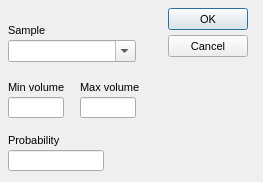
<?xml version="1.0"?>
<ui version="4.0">
  <class>AmbientSoundElementDialog</class>
  <widget class="QDialog" name="IDD_AMBIENTSOUNDELEMENT">
    <property name="geometry">
      <rect>
        <x>0</x>
        <y>0</y>
        <width>263</width>
        <height>182</height>
      </rect>
    </property>
    <property name="windowTitle">
      <string>Ambient Sound Element</string>
    </property>
    <property name="font">
      <font>
        <family>Liberation Sans</family>
        <pointsize>8</pointsize>
        <bold>false</bold>
        <italic>false</italic>
      </font>
    </property>
    <property name="enabled">
      <bool>true</bool>
    </property>
    <property name="windowFlags">
      <set>Qt::Dialog|Qt::WindowCloseButtonHint</set>
    </property>
    <property name="minimumSize">
      <size>
        <width>263</width>
        <height>182</height>
      </size>
    </property>
    <property name="maximumSize">
      <size>
        <width>263</width>
        <height>182</height>
      </size>
    </property>
    <widget class="QPushButton" name="IDOK">
      <property name="geometry">
        <rect>
          <x>168</x>
          <y>8</y>
          <width>80</width>
          <height>22</height>
        </rect>
      </property>
      <property name="text">
        <string>OK</string>
      </property>
      <property name="visible">
        <bool>true</bool>
      </property>
      <property name="enabled">
        <bool>true</bool>
      </property>
      <property name="default">
        <bool>true</bool>
      </property>
      <property name="autoDefault">
        <bool>true</bool>
      </property>
    </widget>
    <widget class="QLabel" name="IDC_STATIC">
      <property name="geometry">
        <rect>
          <x>8</x>
          <y>24</y>
          <width>104</width>
          <height>16</height>
        </rect>
      </property>
      <property name="text">
        <string>Sample</string>
      </property>
      <property name="visible">
        <bool>true</bool>
      </property>
      <property name="enabled">
        <bool>true</bool>
      </property>
      <property name="alignment">
        <set>Qt::AlignLeft</set>
      </property>
    </widget>
    <widget class="QPushButton" name="IDCANCEL">
      <property name="geometry">
        <rect>
          <x>168</x>
          <y>35</y>
          <width>80</width>
          <height>22</height>
        </rect>
      </property>
      <property name="text">
        <string>Cancel</string>
      </property>
      <property name="visible">
        <bool>true</bool>
      </property>
      <property name="enabled">
        <bool>true</bool>
      </property>
      <property name="default">
        <bool>false</bool>
      </property>
      <property name="autoDefault">
        <bool>false</bool>
      </property>
    </widget>
    <widget class="QComboBox" name="IDC_ASE_SOUND_LIST">
      <property name="maxVisibleItems">
        <number>8</number>
      </property>
      <property name="geometry">
        <rect>
          <x>8</x>
          <y>40</y>
          <width>128</width>
          <height>22</height>
        </rect>
      </property>
      <property name="visible">
        <bool>true</bool>
      </property>
      <property name="enabled">
        <bool>true</bool>
      </property>
      <property name="editable">
        <bool>true</bool>
      </property>
    </widget>
    <widget class="QLabel" name="IDC_STATIC_2">
      <property name="geometry">
        <rect>
          <x>8</x>
          <y>81</y>
          <width>64</width>
          <height>16</height>
        </rect>
      </property>
      <property name="text">
        <string>Min volume</string>
      </property>
      <property name="visible">
        <bool>true</bool>
      </property>
      <property name="enabled">
        <bool>true</bool>
      </property>
      <property name="alignment">
        <set>Qt::AlignLeft</set>
      </property>
    </widget>
    <widget class="QLabel" name="IDC_STATIC_3">
      <property name="geometry">
        <rect>
          <x>80</x>
          <y>81</y>
          <width>64</width>
          <height>16</height>
        </rect>
      </property>
      <property name="text">
        <string>Max volume</string>
      </property>
      <property name="visible">
        <bool>true</bool>
      </property>
      <property name="enabled">
        <bool>true</bool>
      </property>
      <property name="alignment">
        <set>Qt::AlignLeft</set>
      </property>
    </widget>
    <widget class="QLineEdit" name="IDC_MIN_VOLUME">
      <property name="geometry">
        <rect>
          <x>8</x>
          <y>97</y>
          <width>56</width>
          <height>21</height>
        </rect>
      </property>
      <property name="visible">
        <bool>true</bool>
      </property>
      <property name="enabled">
        <bool>true</bool>
      </property>
    </widget>
    <widget class="QLineEdit" name="IDC_ASE_MAX_VOLUME">
      <property name="geometry">
        <rect>
          <x>80</x>
          <y>97</y>
          <width>56</width>
          <height>21</height>
        </rect>
      </property>
      <property name="visible">
        <bool>true</bool>
      </property>
      <property name="enabled">
        <bool>true</bool>
      </property>
    </widget>
    <widget class="QLabel" name="IDC_STATIC_4">
      <property name="geometry">
        <rect>
          <x>8</x>
          <y>134</y>
          <width>88</width>
          <height>16</height>
        </rect>
      </property>
      <property name="text">
        <string>Probability</string>
      </property>
      <property name="visible">
        <bool>true</bool>
      </property>
      <property name="enabled">
        <bool>true</bool>
      </property>
      <property name="alignment">
        <set>Qt::AlignLeft</set>
      </property>
    </widget>
    <widget class="QLineEdit" name="IDC_ASE_PROBABILITY">
      <property name="geometry">
        <rect>
          <x>8</x>
          <y>150</y>
          <width>96</width>
          <height>21</height>
        </rect>
      </property>
      <property name="visible">
        <bool>true</bool>
      </property>
      <property name="enabled">
        <bool>true</bool>
      </property>
    </widget>
    <action name="IDD_ORPHANHUNTER">
      <property name="text">
        <string>Orphan Hunter</string>
      </property>
    </action>
    <action name="IDD_REORDER_PAGES">
      <property name="text">
        <string>Reorder Net Pages</string>
      </property>
    </action>
    <action name="IDD_SHOW_ALL_CHECKED_OUT">
      <property name="text">
        <string>Show All Pages Checked Out</string>
      </property>
    </action>
    <action name="IDM_IMPORT_BITMAP">
      <property name="text">
        <string>Bitmap/Animation Converter...</string>
      </property>
    </action>
    <action name="ID_APP_ABOUT">
      <property name="text">
        <string>&amp;About editor...</string>
      </property>
    </action>
    <action name="ID_APP_EXIT">
      <property name="text">
        <string>E&amp;xit</string>
      </property>
      <property name="shortcut">
        <string>Alt+X</string>
      </property>
    </action>
    <action name="ID_BRIEFING_EDITOR">
      <property name="text">
        <string>Briefing Editor...</string>
      </property>
    </action>
    <action name="ID_BUTTON_LIGHTING">
      <property name="text">
        <string>ID_BUTTON_LIGHTING</string>
      </property>
    </action>
    <action name="ID_BUTTON_OUTLINE">
      <property name="text">
        <string>ID_BUTTON_OUTLINE</string>
      </property>
    </action>
    <action name="ID_BUTTON_WINDOWSELECTION">
      <property name="text">
        <string>ID_BUTTON_WINDOWSELECTION</string>
      </property>
    </action>
    <action name="ID_D3HELP">
      <property name="text">
        <string>Help on D3 Editor</string>
      </property>
    </action>
    <action name="ID_EDITORS_AIPROPERTIES">
      <property name="text">
        <string>AI Properties...</string>
      </property>
    </action>
    <action name="ID_EDITORS_AMBIENTSOUNDS">
      <property name="text">
        <string>Ambient Sounds...</string>
      </property>
    </action>
    <action name="ID_EDITORS_DALLAS">
      <property name="text">
        <string>Dallas Graphical Script Editor...</string>
      </property>
    </action>
    <action name="ID_EDITORS_FILES">
      <property name="text">
        <string>Files...</string>
      </property>
    </action>
    <action name="ID_EDITORS_MEGACELLS">
      <property name="text">
        <string>Megacells...</string>
      </property>
    </action>
    <action name="ID_EDIT_ADDSELECT">
      <property name="text">
        <string>Add Current Room to Selected List</string>
      </property>
    </action>
    <action name="ID_EDIT_ATTACH">
      <property name="text">
        <string>&amp;Attach</string>
      </property>
    </action>
    <action name="ID_EDIT_CLEARSELECTED">
      <property name="text">
        <string>Clear Selected List</string>
      </property>
    </action>
    <action name="ID_EDIT_COPY">
      <property name="text">
        <string>&amp;Copy</string>
      </property>
      <property name="shortcut">
        <string>Ctrl+Ins</string>
      </property>
    </action>
    <action name="ID_EDIT_CUT">
      <property name="text">
        <string>Cu&amp;t</string>
      </property>
      <property name="shortcut">
        <string>Shift+Del</string>
      </property>
    </action>
    <action name="ID_EDIT_DELETE">
      <property name="text">
        <string>&amp;Delete</string>
      </property>
    </action>
    <action name="ID_EDIT_LOADSCRAP">
      <property name="text">
        <string>Load Scrap from Disk</string>
      </property>
    </action>
    <action name="ID_EDIT_PASTE">
      <property name="text">
        <string>&amp;Paste</string>
      </property>
      <property name="shortcut">
        <string>Shift+Ins</string>
      </property>
    </action>
    <action name="ID_EDIT_PLACE">
      <property name="text">
        <string>&amp;Place in Mine</string>
      </property>
    </action>
    <action name="ID_EDIT_PLACE_TERRAIN">
      <property name="text">
        <string>&amp;Place on Terrain</string>
      </property>
    </action>
    <action name="ID_EDIT_REMOVESELECT">
      <property name="text">
        <string>Remove Current Room from Selected List</string>
      </property>
    </action>
    <action name="ID_EDIT_SAVESCRAP">
      <property name="text">
        <string>Save Scrap to Disk</string>
      </property>
    </action>
    <action name="ID_EDIT_SELECTATTACHED">
      <property name="text">
        <string>Select All Rooms Attached to Current Room</string>
      </property>
    </action>
    <action name="ID_EDIT_UNDO">
      <property name="text">
        <string>&amp;Undo</string>
      </property>
      <property name="shortcut">
        <string>Alt+Backspace</string>
      </property>
    </action>
    <action name="ID_FILE_AUTOSAVE">
      <property name="text">
        <string>Autosave</string>
      </property>
      <property name="checkable">
        <bool>true</bool>
      </property>
    </action>
    <action name="ID_FILE_CHECKMINE">
      <property name="text">
        <string>&amp;Check Mine</string>
      </property>
    </action>
    <action name="ID_FILE_FIXCRACKS">
      <property name="text">
        <string>Fix Level Cracks</string>
      </property>
    </action>
    <action name="ID_FILE_FIXDEGENERATEFACES">
      <property name="text">
        <string>Fix/Remove Degenerate Faces</string>
      </property>
    </action>
    <action name="ID_FILE_IMPORT_ROOM">
      <property name="text">
        <string>Import 3DSMax Room</string>
      </property>
    </action>
    <action name="ID_FILE_INFORMATION">
      <property name="text">
        <string>&amp;Information</string>
      </property>
      <property name="shortcut">
        <string>Alt+I</string>
      </property>
    </action>
    <action name="ID_FILE_LEAVE_EDITOR">
      <property name="text">
        <string>Go to main menu...</string>
      </property>
    </action>
    <action name="ID_FILE_LEVELPROPS">
      <property name="text">
        <string>Set Selected Room(s) Properties</string>
      </property>
    </action>
    <action name="ID_FILE_LEVEL_INFO">
      <property name="text">
        <string>Edit Level Info...</string>
      </property>
    </action>
    <action name="ID_FILE_MRU_FILE1">
      <property name="text">
        <string>Recent File</string>
      </property>
      <property name="enabled">
        <bool>false</bool>
      </property>
    </action>
    <action name="ID_FILE_NEW">
      <property name="text">
        <string>&amp;New</string>
      </property>
      <property name="shortcut">
        <string>Ctrl+N</string>
      </property>
    </action>
    <action name="ID_FILE_OPEN">
      <property name="text">
        <string>&amp;Open...</string>
      </property>
      <property name="shortcut">
        <string>Ctrl+O</string>
      </property>
    </action>
    <action name="ID_FILE_PLAY640X480">
      <property name="text">
        <string>&amp;Play in 640 x 480</string>
      </property>
      <property name="shortcut">
        <string>Alt+P</string>
      </property>
    </action>
    <action name="ID_FILE_PREFERENCES">
      <property name="text">
        <string>Preferences</string>
      </property>
    </action>
    <action name="ID_FILE_PRINT">
      <property name="text">
        <string>&amp;Print...</string>
      </property>
      <property name="shortcut">
        <string>Ctrl+P</string>
      </property>
    </action>
    <action name="ID_FILE_PRINT_PREVIEW">
      <property name="text">
        <string>Print Pre&amp;view</string>
      </property>
    </action>
    <action name="ID_FILE_PRINT_SETUP">
      <property name="text">
        <string>P&amp;rint Setup...</string>
      </property>
    </action>
    <action name="ID_FILE_REMOVEDUPLICATEFACESFROMCURRENTROOM">
      <property name="text">
        <string>Remove Duplicate Faces from Current Room</string>
      </property>
    </action>
    <action name="ID_FILE_REMOVEEXTRAPOINTS">
      <property name="text">
        <string>Remove Extra Points</string>
      </property>
    </action>
    <action name="ID_FILE_RESTOREGAMESTATE">
      <property name="text">
        <string>Restore Gamestate</string>
      </property>
    </action>
    <action name="ID_FILE_SAVE">
      <property name="text">
        <string>&amp;Save</string>
      </property>
      <property name="shortcut">
        <string>Ctrl+S</string>
      </property>
    </action>
    <action name="ID_FILE_SAVEGOALTEXT">
      <property name="text">
        <string>Save Goal Text to File</string>
      </property>
    </action>
    <action name="ID_FILE_SAVE_AS">
      <property name="text">
        <string>Save &amp;As...</string>
      </property>
    </action>
    <action name="ID_FILE_SAVE_COPY_AS">
      <property name="text">
        <string>Save Copy &amp;As...</string>
      </property>
    </action>
    <action name="ID_FILE_STATS">
      <property name="text">
        <string>Show Level Stats</string>
      </property>
    </action>
    <action name="ID_FILE_UPDATE">
      <property name="text">
        <string>&amp;Update</string>
      </property>
      <property name="shortcut">
        <string>Ctrl+S</string>
      </property>
    </action>
    <action name="ID_FILE_VERIFY_LEVEL">
      <property name="text">
        <string>Verify Level</string>
      </property>
    </action>
    <action name="ID_HOTSPOT_TGA">
      <property name="text">
        <string>HotSpot TGA Extractor...</string>
      </property>
    </action>
    <action name="ID_MINE_VIEW">
      <property name="text">
        <string>Mine View</string>
      </property>
      <property name="shortcut">
        <string>F2</string>
      </property>
    </action>
    <action name="ID_OBJBUTTON">
      <property name="text">
        <string>ID_OBJBUTTON</string>
      </property>
    </action>
    <action name="ID_OBJECT_DELETEOBJECT">
      <property name="text">
        <string>Delete Object</string>
      </property>
      <property name="shortcut">
        <string>Del</string>
      </property>
    </action>
    <action name="ID_OBJECT_MOVEPLAYER">
      <property name="text">
        <string>Move Player 0 to Viewer</string>
      </property>
    </action>
    <action name="ID_OBJECT_PLACECAMERAATCURRENTFACE">
      <property name="text">
        <string>Create New Camera at Current Face</string>
      </property>
    </action>
    <action name="ID_OBJECT_PLACECAMERAATVIEWER">
      <property name="text">
        <string>Create New Camera at Viewer</string>
      </property>
    </action>
    <action name="ID_OBJECT_PLACEOBJECT">
      <property name="text">
        <string>Place Object</string>
      </property>
      <property name="shortcut">
        <string>Ins</string>
      </property>
    </action>
    <action name="ID_OBJECT_PLACESOUNDSOURCEATVIEWER">
      <property name="text">
        <string>Create SoundSource at Viewer</string>
      </property>
    </action>
    <action name="ID_OBJECT_PLACEWAYPOINTATVIEWER">
      <property name="text">
        <string>Place Waypoint at Viewer</string>
      </property>
    </action>
    <action name="ID_OBJECT_SELECTBYNUMBER">
      <property name="text">
        <string>Select Object By Number</string>
      </property>
    </action>
    <action name="ID_OBJECT_SETCAMERAFROMVIEWER">
      <property name="text">
        <string>Move Camera to Viewer</string>
      </property>
    </action>
    <action name="ID_OBJECT_SETVIEWERFROMCAMERA">
      <property name="text">
        <string>Move Viewer to Camera</string>
      </property>
    </action>
    <action name="ID_OSIRISCOMPILE">
      <property name="text">
        <string>ID_OSIRISCOMPILE</string>
      </property>
    </action>
    <action name="ID_REINIT_OPENGL">
      <property name="text">
        <string>ID_REINIT_OPENGL</string>
      </property>
    </action>
    <action name="ID_ROOM_ADD">
      <property name="text">
        <string>&amp;Add Room at Current Face</string>
      </property>
      <property name="shortcut">
        <string>Shift+A</string>
      </property>
    </action>
    <action name="ID_ROOM_ADDVERTTONEWFACE">
      <property name="text">
        <string>Add Vert to New Face</string>
      </property>
      <property name="shortcut">
        <string>Shift+V</string>
      </property>
    </action>
    <action name="ID_ROOM_ATTACHROOM">
      <property name="text">
        <string>Attach Room</string>
      </property>
    </action>
    <action name="ID_ROOM_BUILDBRIDGE">
      <property name="text">
        <string>&amp;Build Bridge</string>
      </property>
    </action>
    <action name="ID_ROOM_BUILDSMOOTHBRIDGE">
      <property name="text">
        <string>Build Smooth Bridge</string>
      </property>
      <property name="shortcut">
        <string>Ctrl+B</string>
      </property>
    </action>
    <action name="ID_ROOM_CLEARCENTERPOINT">
      <property name="text">
        <string>Clear Center Point</string>
      </property>
    </action>
    <action name="ID_ROOM_COMBINE">
      <property name="text">
        <string>Combine Rooms</string>
      </property>
    </action>
    <action name="ID_ROOM_DELETE">
      <property name="text">
        <string>Delete Current Room</string>
      </property>
    </action>
    <action name="ID_ROOM_DELETECONNECTEDFACES">
      <property name="text">
        <string>Delete Connected Faces</string>
      </property>
    </action>
    <action name="ID_ROOM_DELETEFACE">
      <property name="text">
        <string>Delete Current Face</string>
      </property>
    </action>
    <action name="ID_ROOM_DELETEPORTAL">
      <property name="text">
        <string>Delete Current Portal</string>
      </property>
    </action>
    <action name="ID_ROOM_DELETEVERT">
      <property name="text">
        <string>Delete Current Vert From Face</string>
      </property>
    </action>
    <action name="ID_ROOM_DROPROOM">
      <property name="text">
        <string>Drop Room</string>
      </property>
    </action>
    <action name="ID_ROOM_FACE_ADDVERTTOEDGE">
      <property name="text">
        <string>Add Vert To Edge</string>
      </property>
    </action>
    <action name="ID_ROOM_FACE_DELETEVERTONEDGE">
      <property name="text">
        <string>Delete Vert on Edge</string>
      </property>
    </action>
    <action name="ID_ROOM_FACE_MOVEVERTONEDGE">
      <property name="text">
        <string>Move Vert on Edge</string>
      </property>
    </action>
    <action name="ID_ROOM_FACE_SPLITFACE">
      <property name="text">
        <string>Split Face</string>
      </property>
    </action>
    <action name="ID_ROOM_FINISHNEWFACE">
      <property name="text">
        <string>Add Last Point to New Face (Finish Face)</string>
      </property>
    </action>
    <action name="ID_ROOM_GRABTEXTURE">
      <property name="text">
        <string>Grab Texture</string>
      </property>
      <property name="shortcut">
        <string>G</string>
      </property>
    </action>
    <action name="ID_ROOM_JOINROOMS">
      <property name="text">
        <string>Join Rooms</string>
      </property>
    </action>
    <action name="ID_ROOM_JOINROOMSEXACT">
      <property name="text">
        <string>Join Rooms Exact</string>
      </property>
    </action>
    <action name="ID_ROOM_JOIN_ADJACENT_FACES">
      <property name="text">
        <string>Join Adjacent Faces</string>
      </property>
    </action>
    <action name="ID_ROOM_LINKTONEWEXTERNAL">
      <property name="text">
        <string>Link Room to New External Room</string>
      </property>
    </action>
    <action name="ID_ROOM_MARK">
      <property name="text">
        <string>&amp;Mark Room/Face</string>
      </property>
      <property name="shortcut">
        <string>Ctrl+M</string>
      </property>
    </action>
    <action name="ID_ROOM_MERGEOBJECTINTOROOM">
      <property name="text">
        <string>Merge Object into Room</string>
      </property>
    </action>
    <action name="ID_ROOM_NEXTFACE">
      <property name="text">
        <string>Next Face</string>
      </property>
      <property name="shortcut">
        <string>F</string>
      </property>
    </action>
    <action name="ID_ROOM_PLACEROOM">
      <property name="text">
        <string>Place Room at Current Room</string>
      </property>
    </action>
    <action name="ID_ROOM_PLACETERRAINROOM">
      <property name="text">
        <string>Place Room at Current Terrain Cell</string>
      </property>
    </action>
    <action name="ID_ROOM_PREVIOUSFACE">
      <property name="text">
        <string>Previous Face</string>
      </property>
      <property name="shortcut">
        <string>Shift+F</string>
      </property>
    </action>
    <action name="ID_ROOM_PROPAGATETOADJACENTCOPLANARFACES">
      <property name="text">
        <string>Propagate to Adjacent Coplanar Faces</string>
      </property>
      <property name="shortcut">
        <string>Ctrl+F</string>
      </property>
    </action>
    <action name="ID_ROOM_PROPAGATETOALL">
      <property name="text">
        <string>Propagate to All Faces in Room</string>
      </property>
      <property name="shortcut">
        <string>Shift+R</string>
      </property>
    </action>
    <action name="ID_ROOM_RENAMEROOM">
      <property name="text">
        <string>Rename Room</string>
      </property>
      <property name="shortcut">
        <string>Ctrl+R</string>
      </property>
    </action>
    <action name="ID_ROOM_ROTATEPLACEDROOM45DEGREES">
      <property name="text">
        <string>Rotate Placed Room 45 Degrees</string>
      </property>
    </action>
    <action name="ID_ROOM_SAVECURRENTROOM">
      <property name="text">
        <string>Save Current Room</string>
      </property>
    </action>
    <action name="ID_ROOM_SELECTBYNUMBER">
      <property name="text">
        <string>Select Room by Number</string>
      </property>
    </action>
    <action name="ID_ROOM_SELECTFACEBYNUMBER">
      <property name="text">
        <string>Select Face by Number</string>
      </property>
    </action>
    <action name="ID_ROOM_SETCENTERFROMVIEWER">
      <property name="text">
        <string>Set Room Center from Viewer</string>
      </property>
    </action>
    <action name="ID_ROOM_SNAPPLACEDROOM">
      <property name="text">
        <string>Snap Placed Room</string>
      </property>
    </action>
    <action name="ID_ROOM_SNAPPOINTTOEDGE">
      <property name="text">
        <string>Snap Point to Edge</string>
      </property>
    </action>
    <action name="ID_ROOM_SNAPPOINTTOFACE">
      <property name="text">
        <string>Snap Point to Face</string>
      </property>
    </action>
    <action name="ID_ROOM_SNAPPOINTTOPOINT">
      <property name="text">
        <string>Snap Point to Point</string>
      </property>
    </action>
    <action name="ID_ROOM_SPLITFACE">
      <property name="text">
        <string>Triangulate face</string>
      </property>
    </action>
    <action name="ID_ROOM_STARTNEWFACE">
      <property name="text">
        <string>Add First Point to New Face (Start Face)</string>
      </property>
    </action>
    <action name="ID_ROOM_SWAPMAKEDANDCURRENTROOMFACE">
      <property name="text">
        <string>Swap Marked and Current Room/Face</string>
      </property>
    </action>
    <action name="ID_ROOM_UNDOSNAP">
      <property name="text">
        <string>Undo Snap</string>
      </property>
    </action>
    <action name="ID_ROOM_UNPLACEROOM">
      <property name="text">
        <string>Un-place Room/Group/Door</string>
      </property>
    </action>
    <action name="ID_ROOM_VIEW">
      <property name="text">
        <string>Room View</string>
      </property>
      <property name="shortcut">
        <string>F4</string>
      </property>
    </action>
    <action name="ID_SCRIPT_LEVEL_INTERFACE">
      <property name="text">
        <string>Levels and Scripts...</string>
      </property>
    </action>
    <action name="ID_SUBEDITORS_FONT">
      <property name="text">
        <string>Font Editor...</string>
      </property>
    </action>
    <action name="ID_SUBEDITORS_HOGMAKER">
      <property name="text">
        <string>Hog Maker...</string>
      </property>
    </action>
    <action name="ID_SUBEDITORS_TABLEFILEEDIT">
      <property name="text">
        <string>Table File Text Editor...</string>
      </property>
    </action>
    <action name="ID_SUBEDITORS_TABLEFILEFILTER">
      <property name="text">
        <string>Table File Filter...</string>
      </property>
    </action>
    <action name="ID_TABLEEDIT_FILE_EXIT">
      <property name="text">
        <string>&amp;Exit</string>
      </property>
    </action>
    <action name="ID_TABLEEDIT_FILE_LOAD">
      <property name="text">
        <string>&amp;Load...</string>
      </property>
    </action>
    <action name="ID_TABLEEDIT_FILE_SAVE">
      <property name="text">
        <string>&amp;Save</string>
      </property>
    </action>
    <action name="ID_TABLEEDIT_FILE_SAVE_AS">
      <property name="text">
        <string>S&amp;ave as...</string>
      </property>
    </action>
    <action name="ID_TABLEFILTER_FILE_EXIT">
      <property name="text">
        <string>Exit</string>
      </property>
    </action>
    <action name="ID_TABLEFILTER_FILE_LOAD">
      <property name="text">
        <string>Load...</string>
      </property>
    </action>
    <action name="ID_TABLEFILTER_FILE_NEW">
      <property name="text">
        <string>New</string>
      </property>
    </action>
    <action name="ID_TABLEFILTER_FILE_SAVE">
      <property name="text">
        <string>Save</string>
      </property>
    </action>
    <action name="ID_TABLEFILTER_FILE_SAVEAS">
      <property name="text">
        <string>Save as...</string>
      </property>
    </action>
    <action name="ID_TERRAIN_VIEW">
      <property name="text">
        <string>Terrain View</string>
      </property>
      <property name="shortcut">
        <string>F3</string>
      </property>
    </action>
    <action name="ID_TEST_TEST1">
      <property name="text">
        <string>Test function 1</string>
      </property>
    </action>
    <action name="ID_TEST_TEST2">
      <property name="text">
        <string>Test function 2</string>
      </property>
    </action>
    <action name="ID_TEST_TEST3">
      <property name="text">
        <string>Test function 3</string>
      </property>
    </action>
    <action name="ID_TOOLS_WORLD_OBJECTS_BUILDINGS">
      <property name="text">
        <string>Buildings...</string>
      </property>
    </action>
    <action name="ID_TOOLS_WORLD_OBJECTS_CLUTTER">
      <property name="text">
        <string>Clutter...</string>
      </property>
    </action>
    <action name="ID_TOOLS_WORLD_OBJECTS_DOOR">
      <property name="text">
        <string>Doors...</string>
      </property>
    </action>
    <action name="ID_TOOLS_WORLD_OBJECTS_LIGHTS">
      <property name="text">
        <string>Lights...</string>
      </property>
    </action>
    <action name="ID_TOOLS_WORLD_OBJECTS_PLAYER">
      <property name="text">
        <string>Player Ships...</string>
      </property>
    </action>
    <action name="ID_TOOLS_WORLD_OBJECTS_POWERUPS">
      <property name="text">
        <string>Powerups...</string>
      </property>
    </action>
    <action name="ID_TOOLS_WORLD_OBJECTS_ROBOTS">
      <property name="text">
        <string>Robots...</string>
      </property>
    </action>
    <action name="ID_TOOLS_WORLD_OBJECTS_SOUND">
      <property name="text">
        <string>Sounds...</string>
      </property>
    </action>
    <action name="ID_TOOLS_WORLD_TEXTURES">
      <property name="text">
        <string>Textures...</string>
      </property>
    </action>
    <action name="ID_TOOLS_WORLD_WEAPONS">
      <property name="text">
        <string>Weapons...</string>
      </property>
    </action>
    <action name="ID_VIEW_CENTERONCUBE">
      <property name="text">
        <string>Center on Current &amp;Room</string>
      </property>
      <property name="shortcut">
        <string>Home</string>
      </property>
    </action>
    <action name="ID_VIEW_CENTERONMINE">
      <property name="text">
        <string>Center on &amp;Mine Origin</string>
      </property>
    </action>
    <action name="ID_VIEW_CENTERONOBJECT">
      <property name="text">
        <string>Center on Current &amp;Object</string>
      </property>
    </action>
    <action name="ID_VIEW_DELETEVIEWER">
      <property name="text">
        <string>Delete Viewer</string>
      </property>
    </action>
    <action name="ID_VIEW_FLIP">
      <property name="text">
        <string>Flip Viewer</string>
      </property>
      <property name="shortcut">
        <string>/</string>
      </property>
    </action>
    <action name="ID_VIEW_KEYPAD_TOGGLE">
      <property name="text">
        <string>Keypad</string>
      </property>
      <property name="shortcut">
        <string>F10</string>
      </property>
    </action>
    <action name="ID_VIEW_MOVECAMERATOCURRENTOBJECT">
      <property name="text">
        <string>Move camera to Current Object</string>
      </property>
    </action>
    <action name="ID_VIEW_MOVECAMERATOSELECTEDFACE">
      <property name="text">
        <string>Move camera to &amp;Current Face</string>
      </property>
      <property name="shortcut">
        <string>Shift+C</string>
      </property>
    </action>
    <action name="ID_VIEW_MOVECAMERATOSELECTEDROOM">
      <property name="text">
        <string>Move camera to &amp;Current Room</string>
      </property>
      <property name="shortcut">
        <string>C</string>
      </property>
    </action>
    <action name="ID_VIEW_NEWVIEWER">
      <property name="text">
        <string>New Viewer</string>
      </property>
    </action>
    <action name="ID_VIEW_NEXTVIEWER">
      <property name="text">
        <string>Next Viewer</string>
      </property>
    </action>
    <action name="ID_VIEW_RESETVIEWRADIUS">
      <property name="text">
        <string>Reset View Radius</string>
      </property>
    </action>
    <action name="ID_VIEW_SHOWOBJECTSINWIREFRAMEVIEW">
      <property name="text">
        <string>Show objects in Wireframe view</string>
      </property>
    </action>
    <action name="ID_VIEW_SHOWVIEWERFORWARDVECTOR">
      <property name="text">
        <string>Show Viewer Forward Vector</string>
      </property>
    </action>
    <action name="ID_VIEW_STATUS_BAR">
      <property name="text">
        <string>&amp;Status Bar</string>
      </property>
    </action>
    <action name="ID_VIEW_TEXTUREMINE">
      <property name="text">
        <string>Te&amp;xtured view</string>
      </property>
    </action>
    <action name="ID_VIEW_TOOLBAR">
      <property name="text">
        <string>&amp;Toolbar</string>
      </property>
    </action>
    <action name="ID_VIEW_VIEWPROP">
      <property name="text">
        <string>Display Viewer Properties</string>
      </property>
    </action>
    <action name="ID_VIEW_WIREFRAMEMINE">
      <property name="text">
        <string>&amp;Wireframe view</string>
      </property>
    </action>
    <action name="ID_WINDOW_CASCADE">
      <property name="text">
        <string>&amp;Cascade</string>
      </property>
    </action>
    <action name="ID_WINDOW_TILE">
      <property name="text">
        <string>&amp;Tile</string>
      </property>
    </action>
    <action name="ID_ZBUTTON">
      <property name="text">
        <string>ID_ZBUTTON</string>
      </property>
    </action>
  </widget>
</ui>
